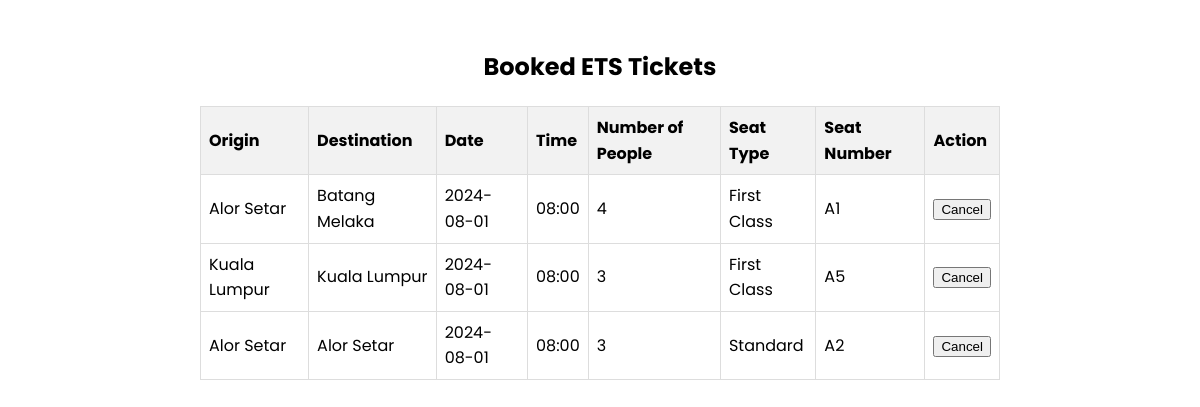
/ets_ticket (signed in), run on the app's committed database.
### tables this page shows
CREATE TABLE ets_bookings (
    id INTEGER PRIMARY KEY AUTOINCREMENT,
    origin TEXT NOT NULL,
    destination TEXT NOT NULL,
    date TEXT NOT NULL,
    time TEXT NOT NULL,
    num_people INTEGER NOT NULL,
    seat_type TEXT NOT NULL,
    seat_number INTEGER NOT NULL
);

### RailwayGo/auth.py (the view)
@auth.route('/ets_ticket')
@login_required
def ets_ticket():
    db = get_db_connection()
    cur = db.execute('SELECT * FROM ets_bookings')
    bookings = cur.fetchall()
    db.close()
    session.pop('selected_seat', None)
    return render_template('ticket_ets.html', bookings=bookings)

### RailwayGo/auth.py (called while the page is built)
def login_required(f):
    @wraps(f)
    def decorated_function(*args, **kwargs):
        if 'user_id' not in session:
            flash('Please log in to access this page.', 'error')
            return redirect(url_for('auth.login'))
        return f(*args, **kwargs)
    return decorated_function

def get_db_connection():
    conn = sqlite3.connect('database.db')
    conn.row_factory = sqlite3.Row
    return conn

### RailwayGo/templates/ticket_ets.html (shortened to what this page needs)
<!DOCTYPE html>
<html lang="en">
<head>
</head>
<body>
<div class="container">
    <h2>Booked ETS Tickets</h2>
    <table>
        <thead>
            <tr>
                <th>Origin</th>
                <th>Destination</th>
                <th>Date</th>
                <th>Time</th>
                <th>Number of People</th>
                <th>Seat Type</th>
                <th>Seat Number</th>
                <th>Action</th>
            </tr>
        </thead>
        <tbody>
            {% for booking in bookings %}
            <tr>
                <td>{{ booking['origin'] }}</td>
                <td>{{ booking['destination'] }}</td>
                <td>{{ booking['date'] }}</td>
                <td>{{ booking['time'] }}</td>
                <td>{{ booking['num_people'] }}</td>
                <td>{{ booking['seat_type'] }}</td>
                <td>{{ booking['seat_number'] }}</td>
                <td>
                    <form action="{{ url_for('auth.cancel_ticket', booking_id=booking['id']) }}" method="post">
                        <button type="submit">Cancel</button>
                    </form>
                </td>
            </tr>
            {% endfor %}
        </tbody>
    </table>
</div>
</body>
</html>

### RailwayGo/templates/ticket_ets.html (style rules this page uses)
body { font-family: 'Poppins', sans-serif; line-height: 1.6; padding: 20px; }
table { width: 100%; border-collapse: collapse; margin-top: 20px; }
th, td { border: 1px solid #ddd; padding: 8px; text-align: left; }
th { background-color: #f2f2f2; }
.container { max-width: 800px; margin: 0 auto; }
h2 { text-align: center; }

### data on the page
ets_bookings: origin "Alor Setar", destination "Batang Melaka", date "2024-08-01", time "08:00", num_people "4", seat_type "First Class", seat_number "A1"
ets_bookings: origin "Kuala Lumpur", destination "Kuala Lumpur", date "2024-08-01", time "08:00", num_people "3", seat_type "First Class", seat_number "A5"
ets_bookings: origin "Alor Setar", destination "Alor Setar", date "2024-08-01", time "08:00", num_people "3", seat_type "Standard", seat_number "A2"
